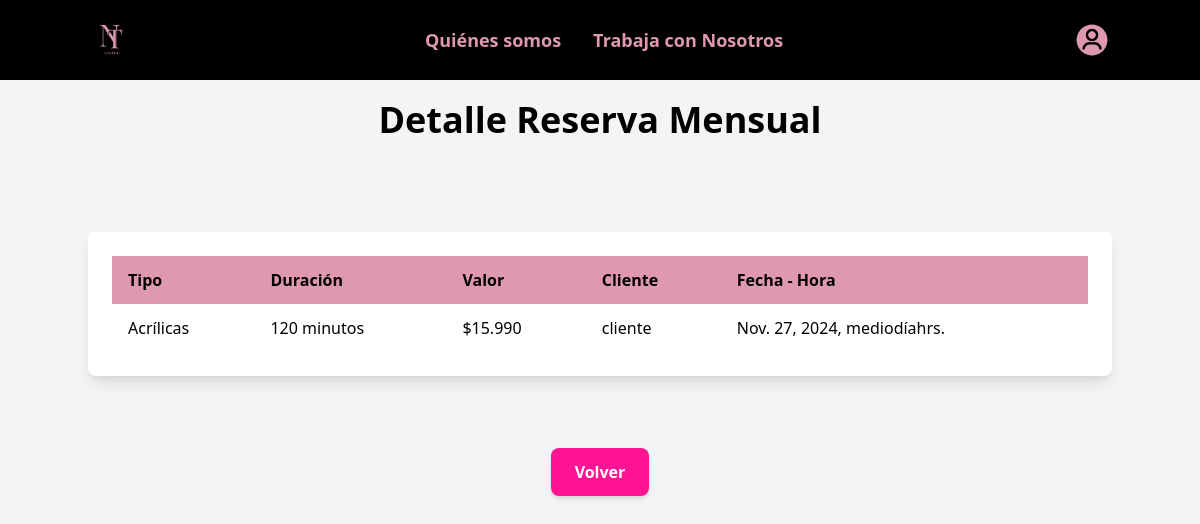
The page /detallereserva/118/ on the database its author committed.
### app/models.py (models this page shows, shortened)
class Evento(models.Model):
    cliente = models.ForeignKey(User, on_delete=models.CASCADE)
    servicio = models.ForeignKey('Servicio', on_delete=models.CASCADE)
    manicurista = models.ForeignKey('Manicurista', on_delete=models.CASCADE, null=True, blank=True)
    fecha_inicio = models.DateTimeField()
    fecha_fin = models.DateTimeField(null=True, blank=True)

class Servicio(models.Model):
    id_servicio = models.AutoField(primary_key=True)
    valor = models.IntegerField()
    tipo_servicio = models.ForeignKey('TipoServicio', on_delete=models.CASCADE)
    manicurista = models.ForeignKey('Manicurista', on_delete=models.CASCADE, null=True, blank=True)

class TipoServicio(models.Model):
    id_tipo_servicio = models.AutoField(primary_key=True)
    nombre = models.CharField(max_length=50)
    duracion = models.CharField(max_length=50)
    descripcion = models.CharField(max_length=250, default=' ')

### app/views.py (the view)
# urls.py: path('detallereserva/<int:event_id>/', detallereserva, name='detallereserva'),
def detallereserva(request, event_id):
    evento = get_object_or_404(Evento, id=event_id)
    return render(request, 'app/manicurista/reservas/detallereserva.html', {'evento': evento})

### nailtime/context_processor.py (called while the page is built)
def grupo_usuario(request):
    if request.user.is_authenticated:
        is_manicurista = request.user.groups.filter(name='manicurista').exists()
        is_cliente = request.user.groups.filter(name='cliente').exists()
    else:
        is_manicurista = False
        is_cliente = False
    return {
        'is_manicurista': is_manicurista,
        'is_cliente': is_cliente
    }

### app/templates/app/manicurista/reservas/detallereserva.html
{% extends 'app/base.html' %}
{% load static %}
{% block contenido %}
{% load humanize %}
<div class="h-screen bg-gray-100">
    <h2 class="text-4xl font-bold mb-8 text-black text-center py-5">Detalle Reserva Mensual</h2>
    <div class="flex items-center justify-center py-10">
        <div class="max-w-5xl w-full bg-white rounded-lg shadow-lg p-6">
            <table class="w-full text-left border-collapse">
                <thead>
                    <tr class="bg-[#DE98B1] text-black">
                        <th class="py-3 px-4">Tipo</th>
                        <th class="py-3 px-4">Duración</th>
                        <th class="py-3 px-4">Valor</th>
                        <th class="py-3 px-4">Cliente</th>
                        <th class="py-3 px-4">Fecha - Hora</th>
                    </tr>
                </thead>
                <tbody>
                    <tr class="bg-transparent text-black">
                        <td class="py-3 px-4"> {{ evento.servicio.tipo_servicio.nombre }} </td>
                        <td class="py-3 px-4"> {{ evento.servicio.tipo_servicio.duracion }} minutos </td>
                        <td class="py-3 px-4"> ${{ evento.servicio.valor | intcomma }} </td>
                        <td class="py-3 px-4"> {{ evento.cliente }} </td>
                        <td class="py-3 px-4"> {{ evento.fecha_inicio }}hrs. </td>
                    </tr>
                </tbody>
            </table>
        </div>
    </div>
    <div class="flex justify-center mt-8">
        <button onclick="window.history.back()"
        class="w-full sm:w-auto bg-[#FF1493] text-white font-semibold py-3 px-6 rounded-lg hover:bg-pink-500 transition duration-300 shadow-md">
            Volver
        </button>
    </div>
</div>
{% endblock %}

### rows shown on the page
Evento: servicio.tipo_servicio.nombre "Acrílicas", servicio.tipo_servicio.duracion "120", servicio.valor "15.990", cliente "cliente", fecha_inicio "Nov. 27, 2024, mediodía"
